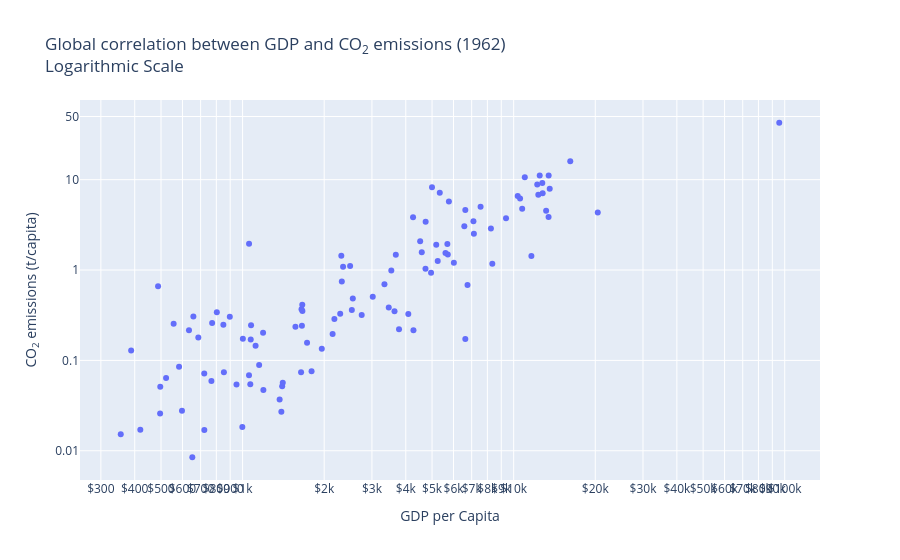

This figure's notebook cell:
### Markdown cell above
Data for 1962 is shown on a log‑scaled axis to make densely clustered countries easier to distinguish, while the tick labels remain in the original units so the values stay intuitive to read.

### Code cell
df_1962 = df[df["Year"] == 1962]
fig = px.scatter(
    df_1962,
    x="gdpPercap",
    y="CO2 emissions (metric tons per capita)",
    # Log transform to handle wide variance
    log_x=True,
    log_y=True,
    hover_data=["Country Name"],
    title="Global correlation between GDP and CO<sub>2</sub> emissions (1962) <br>Logarithmic Scale",
    labels={
        "CO2 emissions (metric tons per capita)": "CO<sub>2</sub> emissions (t/capita)",
        "gdpPercap": "GDP per Capita",
    },
)
# Keep the log scale axes but show raw data
fig.update_xaxes(
    type="log", range=[2, None], tickmode="auto", nticks=10, tickformat="$,~s"
)
# Manually set y-ticks to ensure key thresholds are visible
y_ticks = [0.01, 0.1, 1, 10, 50]
fig.update_yaxes(
    type="log", tickmode="array", tickvals=y_ticks, ticktext=[str(v) for v in y_ticks]
)
# Custom tooltip for professional data presentation
fig.update_traces(
    hovertemplate=(
        "<b>%{customdata[0]}</b><br>"  # Country
        "GDP per Capita: %{x:$,.0f}<br>"
        "CO₂ emissions: %{y:.3g} t/capita<br>"
        "<extra></extra>"
    ),
    customdata=df_1962[["Country Name"]],
)
fig.show()

### Figure 1 — Plotly figure (JSON) as saved in the notebook; plotly's stock layout.template omitted (floating-point values rounded to 4 significant figures; data arrays with more than 128 entries replaced by an {"elided": "..."} marker saying what was removed)
{"data": [{"customdata": {"elided": "259x1 str values"}, "hovertemplate": "<b>%{customdata[0]}</b><br>GDP per Capita: %{x:$,.0f}<br>CO₂ emissions: %{y:.3g} t/capita<br><extra></extra>", "legendgroup": "", "marker": {"color": "#636efa", "symbol": "circle"}, "mode": "markers", "name": "", "orientation": "v", "showlegend": false, "type": "scatter", "x": {"elided": "259 float values"}, "xaxis": "x", "y": {"elided": "259 float values"}, "yaxis": "y"}], "layout": {"legend": {"tracegroupgap": 0}, "title": {"text": "Global correlation between GDP and CO<sub>2</sub> emissions (1962) <br>Logarithmic Scale"}, "xaxis": {"anchor": "y", "domain": [0, 1], "nticks": 10, "range": [2, null], "tickformat": "$,~s", "tickmode": "auto", "title": {"text": "GDP per Capita"}, "type": "log"}, "yaxis": {"anchor": "x", "domain": [0, 1], "tickmode": "array", "ticktext": ["0.01", "0.1", "1", "10", "50"], "tickvals": [0.01, 0.1, 1, 10, 50], "title": {"text": "CO<sub>2</sub> emissions (t/capita)"}, "type": "log"}}}
